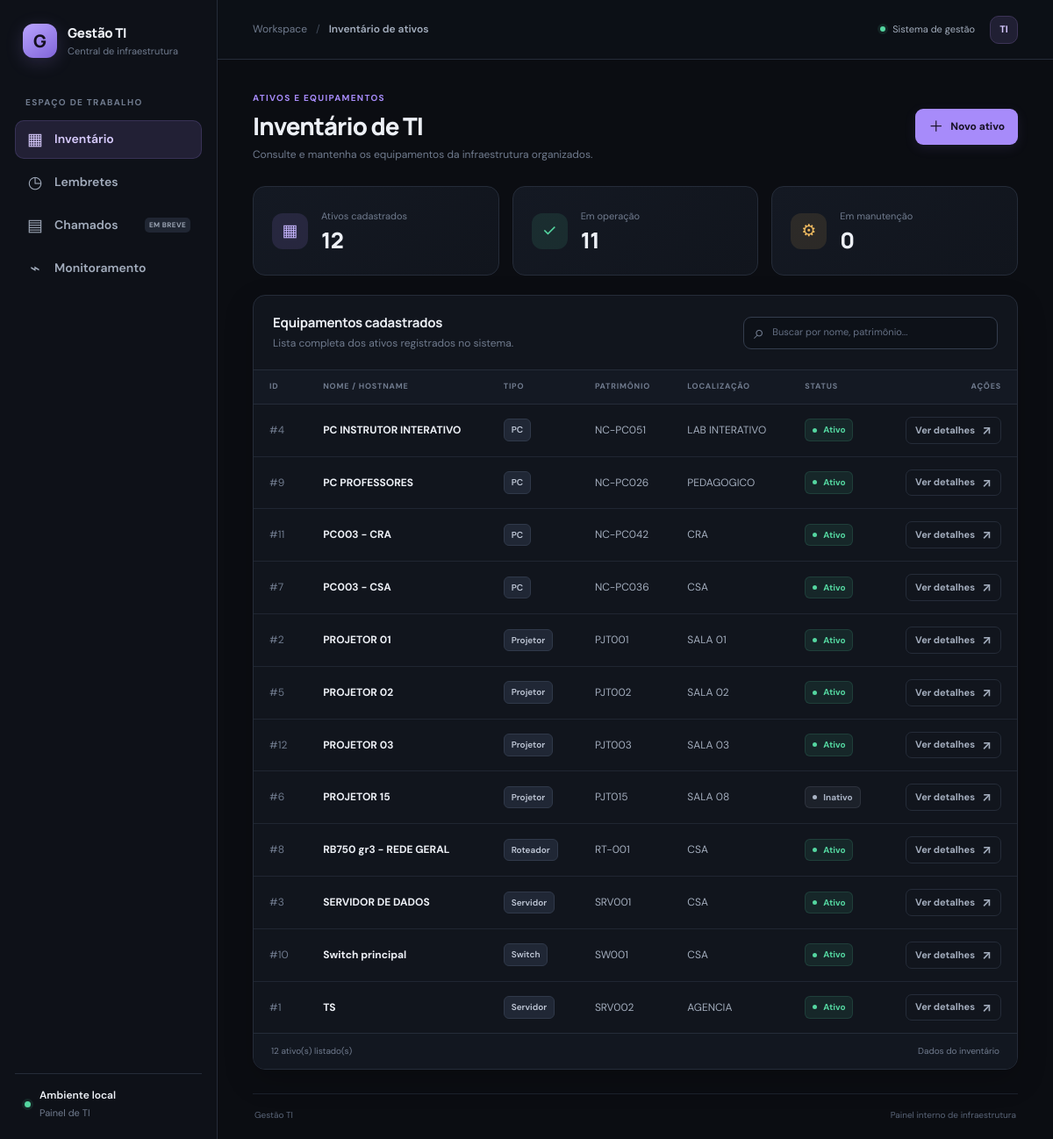
The page / on the database its author committed.
### database/models.py (models this page shows)
class Ativo(db.Model):
    __tablename__ = 'ativos'
    id = db.Column(db.Integer, primary_key=True)
    nome = db.Column(db.String(150), nullable=False)
    tipo = db.Column(db.String(50), nullable=False)
    patrimonio = db.Column(db.String(50))
    localizacao = db.Column(db.String(150))
    status = db.Column(db.String(30), default='Ativo')
    observacoes = db.Column(db.Text, default='')
    criado_em = db.Column(db.DateTime, default=agora)
    setor_id = db.Column(db.Integer, db.ForeignKey('setores.id'), index=True)
    configuracoes = db.relationship(
        'Configuracao', backref='ativo', lazy=True, cascade='all, delete-orphan'
    )

### services/ativo_services.py (the view)
def index():
    tipo = request.args.get('tipo')
    setor_id = request.args.get('setor_id', type=int)
    query = Ativo.query.options(joinedload(Ativo.setor))
    if tipo:
        query = query.filter_by(tipo=tipo)
    if setor_id:
        query = query.filter_by(setor_id=setor_id)
    return render_template(
        'index.html',
        ativos=query.order_by(Ativo.nome).all(),
        tipos=TIPOS_ATIVO, tipo_filtro=tipo,
        setores=Setor.query.order_by(Setor.nome).all(), setor_filtro=setor_id,
    )

### templates/index.html (shortened to what this page needs)
{% extends "base.html" %}
{% block breadcrumb %}Inventário de ativos{% endblock %}
{% block content %}
<section class="page-heading">
    <div>
        <div class="eyebrow">ATIVOS E EQUIPAMENTOS</div>
        <h1>Inventário de TI</h1>
        <p class="page-description">Consulte e mantenha os equipamentos da infraestrutura organizados.</p>
    </div>
    <a href="{{ url_for('novo_ativo') }}" class="btn btn-primary"><span class="btn-symbol">＋</span> Novo ativo</a>
</section>
<section class="stats-grid">
    <article class="stat-card"><div class="stat-icon icon-violet">▦</div><div><span class="stat-label">Ativos cadastrados</span><strong class="stat-value">{{ ativos|length }}</strong></div></article>
    <article class="stat-card"><div class="stat-icon icon-green">✓</div><div><span class="stat-label">Em operação</span><strong class="stat-value">{{ ativos|selectattr('status', 'equalto', 'Ativo')|list|length }}</strong></div></article>
    <article class="stat-card"><div class="stat-icon icon-amber">⚙</div><div><span class="stat-label">Em manutenção</span><strong class="stat-value">{{ ativos|selectattr('status', 'equalto', 'Em manutenção')|list|length }}</strong></div></article>
</section>
<section class="panel">
    <div class="panel-header">
        <div><h2>Equipamentos cadastrados</h2><p>Lista completa dos ativos registrados no sistema.</p></div>
        <label class="search-box"><span aria-hidden="true">⌕</span><input type="search" id="searchInput" placeholder="Buscar por nome, patrimônio..." aria-label="Buscar ativos"></label>
    </div>
    <div class="table-wrap">
        <table class="data-table" id="ativosTable">
            <thead><tr><th>ID</th><th>Nome / hostname</th><th>Tipo</th><th>Patrimônio</th><th>Localização</th><th>Status</th><th class="actions-heading">Ações</th></tr></thead>
            <tbody>
            {% for ativo in ativos %}
                <tr>
                    <td class="muted-cell">#{{ ativo.id }}</td>
                    <td><a class="asset-name" href="{{ url_for('detalhe_ativo', ativo_id=ativo.id) }}">{{ ativo.nome }}</a></td>
                    <td><span class="type-label">{{ ativo.tipo }}</span></td>
                    <td>{{ ativo.patrimonio or '—' }}</td>
                    <td>{{ ativo.localizacao or '—' }}</td>
                    <td><span class="status-badge {% if ativo.status == 'Ativo' %}status-active{% elif ativo.status == 'Em manutenção' %}status-maintenance{% elif ativo.status == 'Inativo' %}status-inactive{% else %}status-discarded{% endif %}"><span></span>{{ ativo.status }}</span></td>
                    <td class="actions-cell"><a href="{{ url_for('detalhe_ativo', ativo_id=ativo.id) }}" class="btn btn-small btn-ghost" aria-label="Ver detalhes de {{ ativo.nome }}">Ver detalhes <span>↗</span></a></td>
                </tr>
            {% else %}
                <tr><td colspan="7"><div class="empty-state"><span class="empty-icon">▦</span><strong>Nenhum ativo cadastrado</strong><p>Adicione o primeiro equipamento para começar o inventário.</p><a href="{{ url_for('novo_ativo') }}" class="btn btn-primary">Cadastrar ativo</a></div></td></tr>
            {% endfor %}
            </tbody>
        </table>
    </div>
    <div class="panel-footer"><span id="resultCount">{{ ativos|length }} ativo(s) listado(s)</span><span>Dados do inventário</span></div>
</section>
{% endblock %}

### rows shown on the page
Ativo: id "4", nome "PC INSTRUTOR INTERATIVO", tipo "PC", patrimonio "NC-PC051", localizacao "LAB INTERATIVO", status "Ativo"
Ativo: id "9", nome "PC PROFESSORES", tipo "PC", patrimonio "NC-PC026", localizacao "PEDAGOGICO", status "Ativo"
Ativo: id "11", nome "PC003 - CRA", tipo "PC", patrimonio "NC-PC042", localizacao "CRA", status "Ativo"
Ativo: id "7", nome "PC003 - CSA", tipo "PC", patrimonio "NC-PC036", localizacao "CSA", status "Ativo"
Ativo: id "2", nome "PROJETOR 01", tipo "Projetor", patrimonio "PJT001", localizacao "SALA 01", status "Ativo"
Ativo: id "5", nome "PROJETOR 02", tipo "Projetor", patrimonio "PJT002", localizacao "SALA 02", status "Ativo"
Ativo: id "12", nome "PROJETOR 03", tipo "Projetor", patrimonio "PJT003", localizacao "SALA 03", status "Ativo"
Ativo: id "6", nome "PROJETOR 15", tipo "Projetor", patrimonio "PJT015", localizacao "SALA 08", status "Inativo"
Ativo: id "8", nome "RB750 gr3 - REDE GERAL", tipo "Roteador", patrimonio "RT-001", localizacao "CSA", status "Ativo"
Ativo: id "3", nome "SERVIDOR DE DADOS", tipo "Servidor", patrimonio "SRV001", localizacao "CSA", status "Ativo"
Ativo: id "10", nome "Switch principal", tipo "Switch", patrimonio "SW001", localizacao "CSA", status "Ativo"
Ativo: id "1", nome "TS", tipo "Servidor", patrimonio "SRV002", localizacao "AGENCIA", status "Ativo"

### other values the page prints
{{ ativos|length }} "12"
{{ ativos|selectattr('status', 'equalto', 'Ativo')|list|length }} "11"
{{ ativos|selectattr('status', 'equalto', 'Em manutenção')|list|length }} "0"
